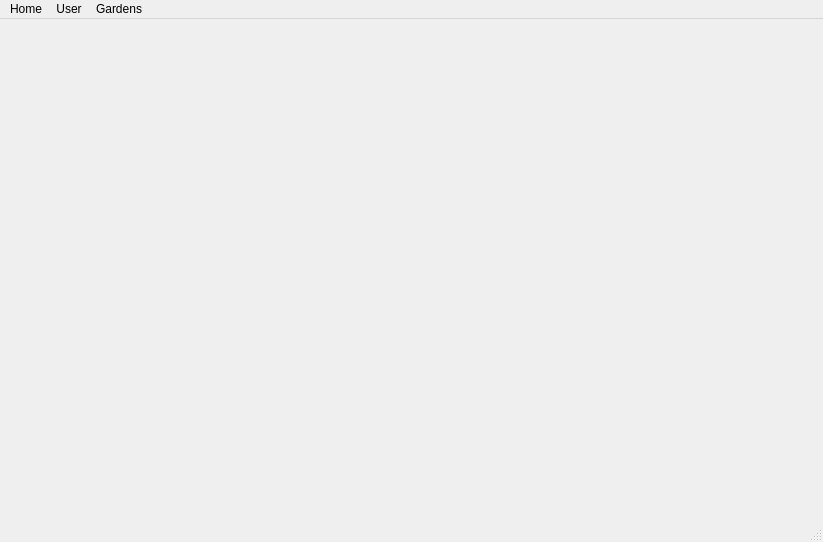
<?xml version="1.0" encoding="UTF-8"?>
<ui version="4.0">
 <class>MainWindow</class>
 <widget class="QMainWindow" name="MainWindow">
  <property name="geometry">
   <rect>
    <x>0</x>
    <y>0</y>
    <width>823</width>
    <height>542</height>
   </rect>
  </property>
  <property name="sizePolicy">
   <sizepolicy hsizetype="Expanding" vsizetype="Expanding">
    <horstretch>0</horstretch>
    <verstretch>0</verstretch>
   </sizepolicy>
  </property>
  <property name="windowTitle">
   <string>MainWindow</string>
  </property>
  <widget class="QWidget" name="centralwidget">
   <property name="sizePolicy">
    <sizepolicy hsizetype="Expanding" vsizetype="Expanding">
     <horstretch>0</horstretch>
     <verstretch>0</verstretch>
    </sizepolicy>
   </property>
   <layout class="QVBoxLayout" name="verticalLayout">
    <item>
     <layout class="QVBoxLayout" name="widgetWindow"/>
    </item>
   </layout>
  </widget>
  <widget class="QMenuBar" name="menubar">
   <property name="geometry">
    <rect>
     <x>0</x>
     <y>0</y>
     <width>823</width>
     <height>22</height>
    </rect>
   </property>
   <widget class="QMenu" name="menuUser">
    <property name="title">
     <string>User</string>
    </property>
    <addaction name="actionLogin"/>
    <addaction name="actionRegister"/>
    <addaction name="actionLogout"/>
   </widget>
   <widget class="QMenu" name="menuHome">
    <property name="title">
     <string>Home</string>
    </property>
    <addaction name="actionGo_home"/>
    <addaction name="actionSettings"/>
   </widget>
   <widget class="QMenu" name="menuGardens">
    <property name="title">
     <string>Gardens</string>
    </property>
    <addaction name="actionAdd_garden"/>
    <addaction name="actionView_gardens"/>
    <addaction name="actionCustom_plants"/>
   </widget>
   <addaction name="menuHome"/>
   <addaction name="menuUser"/>
   <addaction name="menuGardens"/>
  </widget>
  <widget class="QStatusBar" name="statusbar"/>
  <action name="actionGo_home">
   <property name="text">
    <string>Go home</string>
   </property>
  </action>
  <action name="actionLogin">
   <property name="text">
    <string>Login</string>
   </property>
  </action>
  <action name="actionRegister">
   <property name="text">
    <string>Register</string>
   </property>
  </action>
  <action name="actionLogout">
   <property name="text">
    <string>Logout</string>
   </property>
  </action>
  <action name="actionAdd_garden">
   <property name="text">
    <string>Add garden</string>
   </property>
  </action>
  <action name="actionView_gardens">
   <property name="text">
    <string>View gardens</string>
   </property>
  </action>
  <action name="actionCustom_plants">
   <property name="text">
    <string>Custom plants</string>
   </property>
  </action>
  <action name="actionSettings">
   <property name="text">
    <string>Settings</string>
   </property>
  </action>
  <action name="actionPurchase_product">
   <property name="text">
    <string>Purchase product</string>
   </property>
  </action>
 </widget>
 <resources/>
 <connections/>
</ui>
